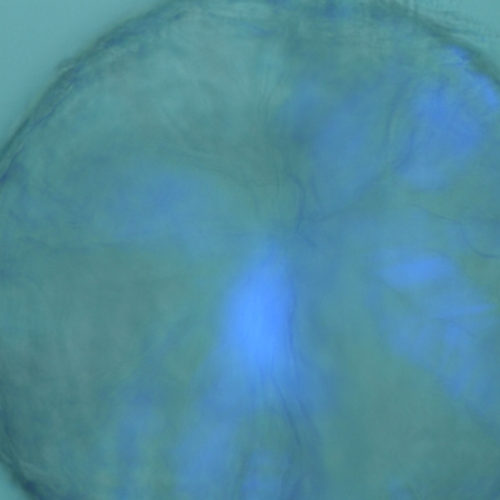
#> input picture output/rgb/M-DMMP- NaBF4-10-6M-1.jpg, 1000 x 1000 px (shown at 1/2 size); its folder holds only this picture in this run
$ python -i IRCS_HOG_TSNE.py   (imports and definitions only)
#> lines starting #> are read from the running program, lines starting #| are printed output that depends on the picture
# [13 lines of commented-out code are left out]


def image_preprocessing(img_path: str = './output/rgb', output_path: str = './output/sift',
                        rotation_aug = False, experiment_with_gray_scale = True,
                        use_entire_dataset = True, enhance = True, crop = False,
                        load_all_images = False, distraction_merge = False,
                        distraction_merge_to_one = False, original_merge_to_one = False,
                        pixels_per_cell = (100, 100), orientations = 9, cells_per_block = (1, 1),
                        ksize = (5,5), crop_size = 350, molecular_imprinting_name = 'DMMP',
                        random_keypoints_upper: int = 2500, offset: int = 315):
#> called with img_path = './output/rgb', output_path = './output/sift', rotation_aug = False, experiment_with_gray_scale = True, use_entire_dataset = True, enhance = True, crop = False, load_all_images = False
    import pathlib
    import cv2
    import numpy as np
    import logging
    from skimage.feature import hog
    # get all files ending with .jpg
    data_dir = pathlib.Path(img_path)
    image_count = len(list(data_dir.glob('*.jpg')))
    logging.debug(f"image count = {image_count}")

    def hog_feature_vector(src, pixels_per_cell, orientations, cells_per_block):
        fd = hog(src, orientations = orientations, pixels_per_cell = pixels_per_cell, cells_per_block = cells_per_block, channel_axis=2)
        # fd = hog(src, orientations=9, pixels_per_cell=(8, 8), cells_per_block=(3, 3), channel_axis=2)
        return fd

    def image_enhance(src, ksize):
        kernel = cv2.getStructuringElement(cv2.MORPH_ELLIPSE, ksize)
        # Top Hat Transform
        topHat = cv2.morphologyEx(src, cv2.MORPH_TOPHAT, kernel)
        # Black Hat Transform
        blackHat = cv2.morphologyEx(src, cv2.MORPH_BLACKHAT, kernel)
        src = src + topHat - blackHat
        # print('enhance on')
        return src


    x = []
    y = []
    for path in data_dir.glob('*.jpg'):
        if not load_all_images:
            if path.name.split('-')[1] != molecular_imprinting_name and path.name.split('-')[1].split('(')[0] != molecular_imprinting_name:
                continue
        src = cv2.imread(str(path))
#> src is the input picture: shape (1000, 1000, 3); mean B, G, R 157.8, 139.8, 79.3
        if experiment_with_gray_scale:
            src = cv2.cvtColor(src, cv2.COLOR_BGR2GRAY)
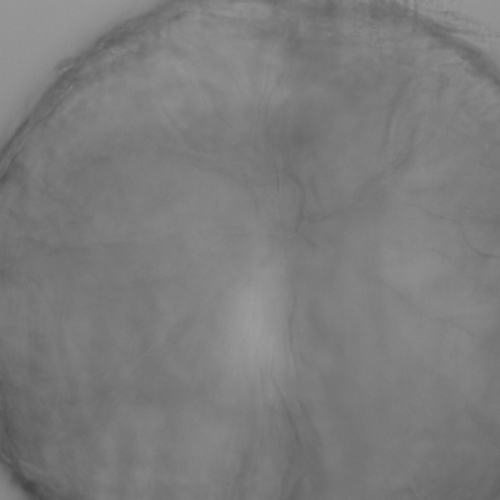
#> src: shape (1000, 1000) (shown at 1/2 size); min 68, max 156, mean 123.8
            src = cv2.cvtColor(src, cv2.COLOR_GRAY2RGB)
#> src: shape (1000, 1000, 3)
        else:
            src = cv2.cvtColor(src, cv2.COLOR_BGR2RGB)
        height, width = src.shape[:2]
#> height = 1000; width = 1000
        center = (width / 2, height / 2)
#> center = (500, 500)

        if crop:
            height, width = src.shape[:2]
            center = [int(width / 2), int(height / 2)]
            resize_image = src[center[0]-crop_size:center[0]+crop_size, center[1]-crop_size:center[1]+crop_size]

        if rotation_aug:
            for i in range(3):
                rotation_matrix = rotate_matrix = cv2.getRotationMatrix2D(center=center, angle=90 * i, scale=1)
                rotated_image = cv2.warpAffine(src=src, M=rotate_matrix, dsize=(width, height))
                resize_image = cv2.resize(src=src, dsize=(int(width / 2), int(height / 2)))
                if enhance:
                    resize_image = image_enhance(resize_image, ksize)
                feature_vector = hog_feature_vector(resize_image, pixels_per_cell, orientations, cells_per_block)
                x.append(feature_vector)
                y.append(path.name.split('-')[2].replace(' ', ''))
        else:
            if enhance:
                src = image_enhance(src, ksize)
#> in image_enhance, `topHat = cv2.morphologyEx(src, cv2.MORPH_TOPHAT, kernel)`:
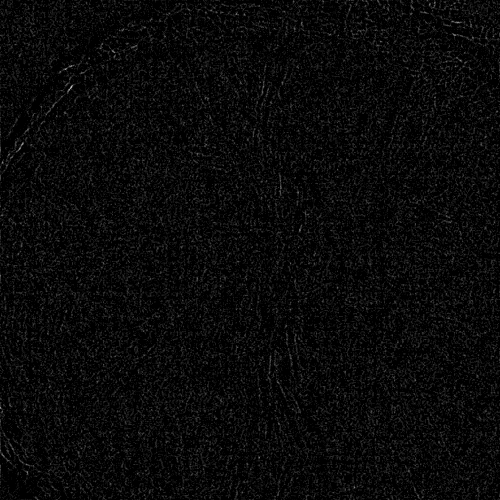
#> topHat: shape (1000, 1000, 3) (shown at 1/2 size); min 0, max 8, mean 0.295; drawn with min black and max white
#> in image_enhance, `blackHat = cv2.morphologyEx(src, cv2.MORPH_BLACKHAT, kernel)`:
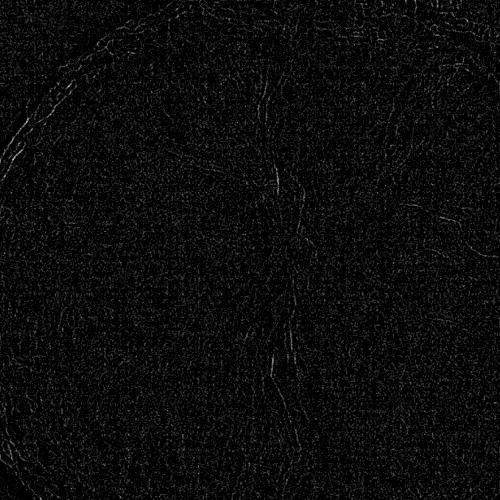
#> blackHat: shape (1000, 1000, 3) (shown at 1/2 size); min 0, max 7, mean 0.298; drawn with min black and max white
            feature_vector = hog_feature_vector(src, pixels_per_cell, orientations, cells_per_block)
#> in hog_feature_vector, `fd = hog(src, orientations = orientations, pixels_per_cell = pixels_pe..`: fd = 900 values, max 0.386 at index 180, min 0.136 at index 26, mean 0.329
#> feature_vector has the same summary as fd in hog_feature_vector
            x.append(feature_vector)
            if load_all_images:
                label_name = path.name.split('-')[1].split('(')[0] + '-' + path.name.split('-')[2].replace(' ', '')
                if label_name.split('-')[0] != label_name.split('-')[1]:
                    if distraction_merge or distraction_merge_to_one:
                        if distraction_merge_to_one:
                            label_name = 'distraction'
                        else:
                            label_name = label_name.split('-')[0] + '-distraction'
                elif label_name.split('-')[0] == label_name.split('-')[1]:
                    if original_merge_to_one :
                        label_name = 'original'
            else:
                if distraction_merge or distraction_merge_to_one:
                    if path.name.split('-')[2].split('(')[0] != molecular_imprinting_name:
                        if distraction_merge_to_one:
                            label_name = 'distraction'
                        else:
                            label_name = path.name.split('-')[1].split('(')[0] + '-distraction'
                    else:
                        label_name = path.name.split('-')[2].replace(' ', '')
                else:
                    label_name = path.name.split('-')[2].replace(' ', '')
            y.append(label_name)

    x = np.array(x)
    y = np.array(y)
    logging.debug('data loaded x=%i' % (len(x)))
    logging.debug('data loaded y=%i' % (len(y)))

    return x, y


class data_mining:
    # [48 lines left out: functions method_1, method_2, not called in this run]


class data_visualization:
    # [39 lines left out: functions __init__, method_1, method_2, not called in this run]


# [35 lines of commented-out code are left out]

>>> result = image_preprocessing()

$ run again, on output/rgb/M-DMMP-DMMP-10-3M-2.jpg
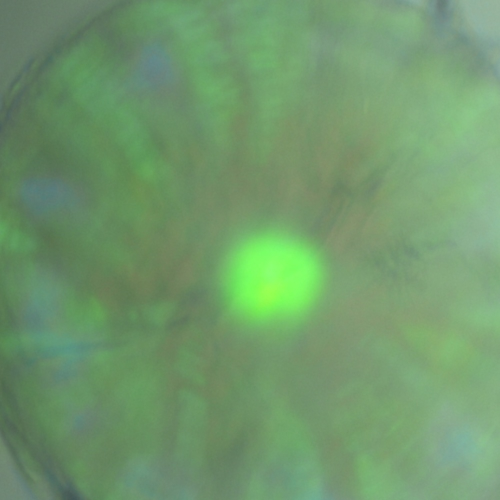
#> input picture output/rgb/M-DMMP-DMMP-10-3M-2.jpg, 1000 x 1000 px (shown at 1/2 size)
#> in image_preprocessing, src is the input picture: shape (1000, 1000, 3); mean B, G, R 108.3, 152.3, 112.4
#> in image_preprocessing, `src = cv2.cvtColor(src, cv2.COLOR_BGR2GRAY)`:
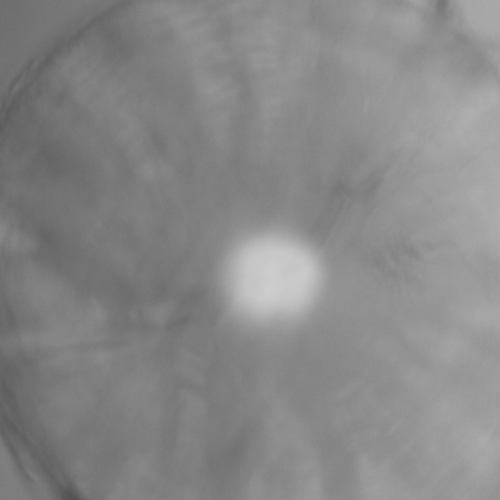
#> src: shape (1000, 1000) (shown at 1/2 size); min 81, max 205, mean 135.3
#> in image_enhance, `blackHat = cv2.morphologyEx(src, cv2.MORPH_BLACKHAT, kernel)`:
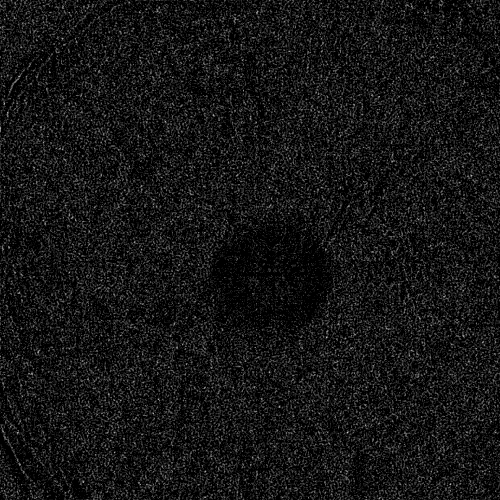
#> blackHat: shape (1000, 1000, 3) (shown at 1/2 size); min 0, max 5, mean 0.405; drawn with min black and max white
#> fd = 900 values, max 0.361 at index 495, min 0.131 at index 503, mean 0.331
#> feature_vector has the same summary as fd in hog_feature_vector

$ run again, on output/rgb/M-DMMP- NaBF4-10-6M-2.jpg
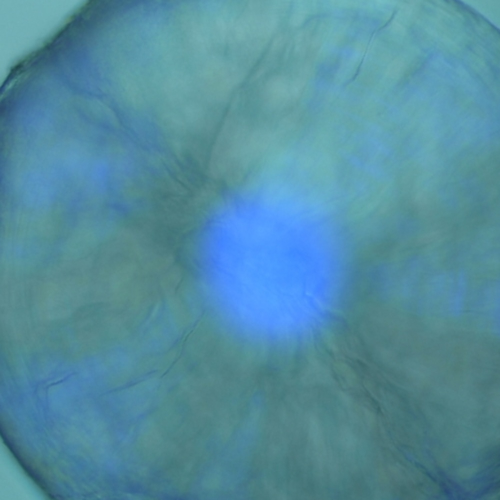
#> input picture output/rgb/M-DMMP- NaBF4-10-6M-2.jpg, 1000 x 1000 px (shown at 1/2 size)
#> in image_preprocessing, src is the input picture: shape (1000, 1000, 3); mean B, G, R 159.4, 141.1, 83.3
#> in image_preprocessing, `src = cv2.cvtColor(src, cv2.COLOR_BGR2GRAY)`:
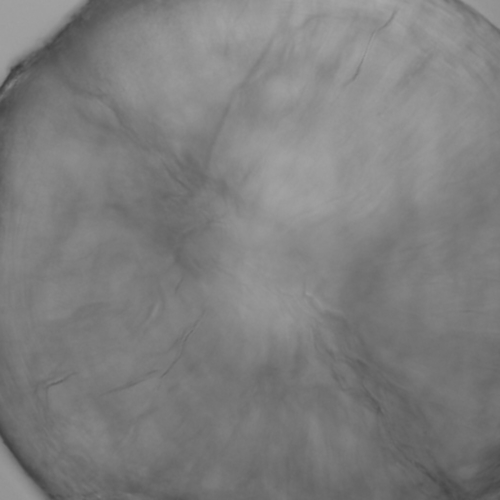
#> src: shape (1000, 1000) (shown at 1/2 size); min 60, max 170, mean 125.9
#> in image_enhance, `blackHat = cv2.morphologyEx(src, cv2.MORPH_BLACKHAT, kernel)`:
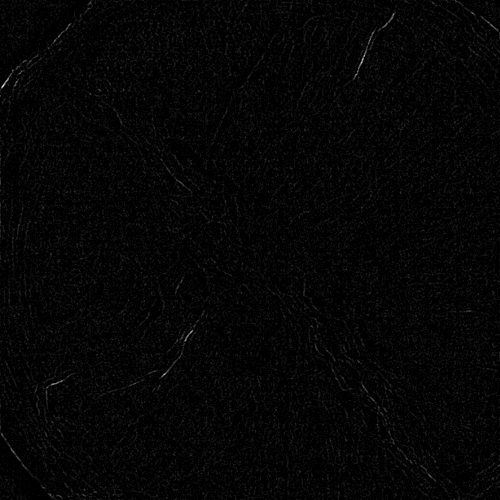
#> blackHat: shape (1000, 1000, 3) (shown at 1/2 size); min 0, max 16, mean 0.314; drawn with min black and max white
#> fd = 900 values, max 0.46 at index 816, min 0.0925 at index 8, mean 0.33
#> feature_vector has the same summary as fd in hog_feature_vector
